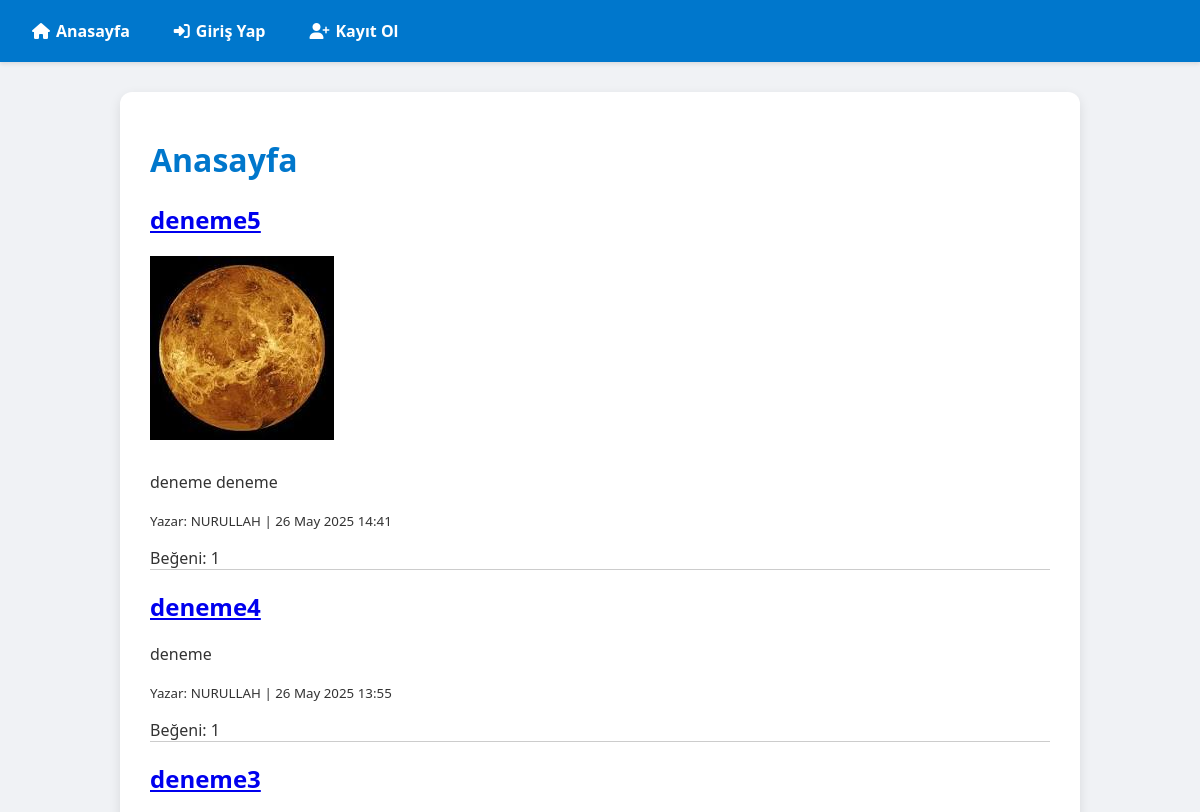
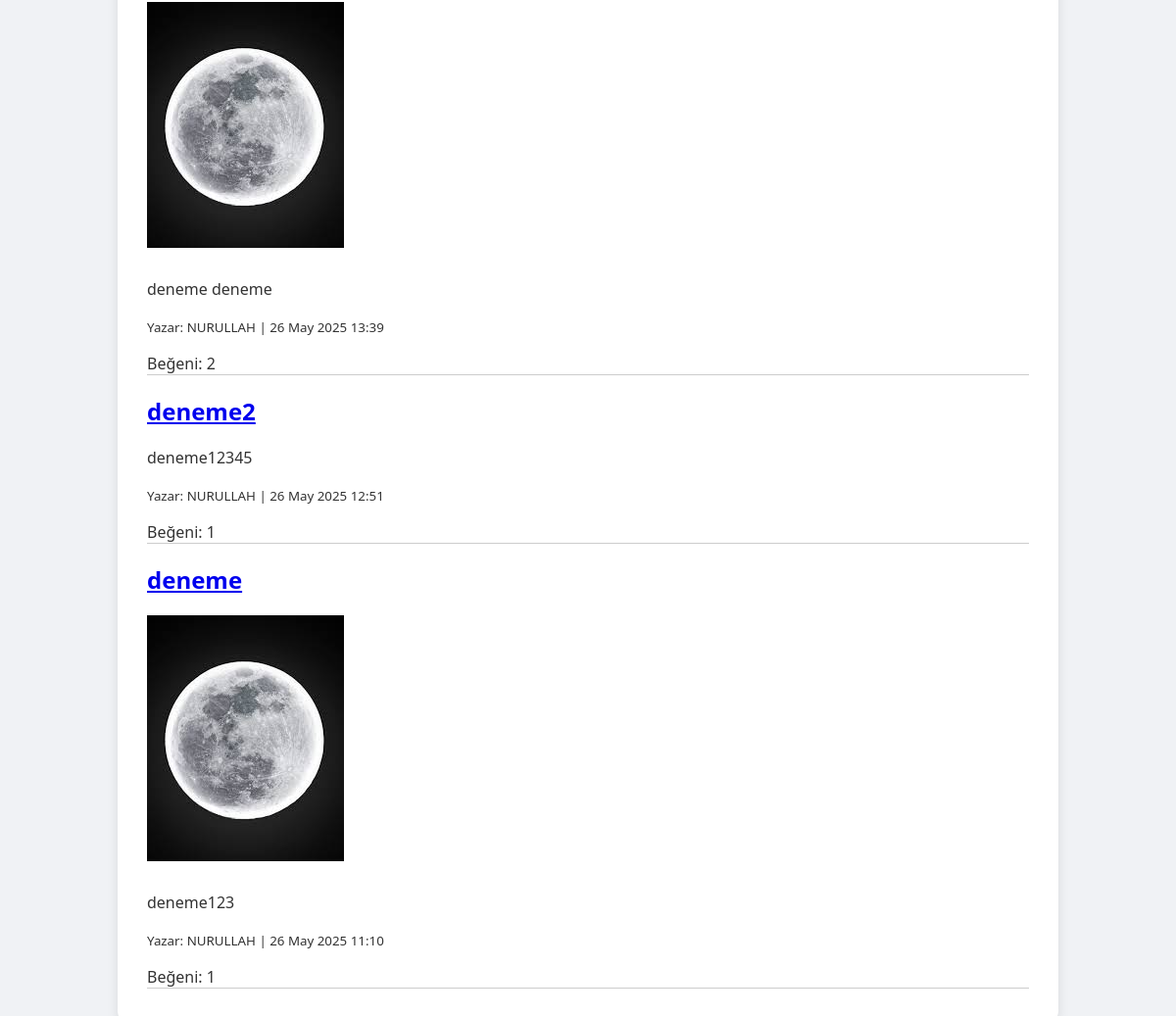
The page / on the database its author committed (2 pictures, top to bottom).
### blog/models.py (models this page shows, shortened)
class Post(models.Model):
    author = models.ForeignKey(User, on_delete=models.CASCADE, related_name='posts')
    title = models.CharField(max_length=200)
    content = models.TextField()
    image = models.ImageField(upload_to='post_images/', blank=True, null=True)
    created_at = models.DateTimeField(auto_now_add=True)

### blog/views.py (the view)
# urls.py: path('', views.home, name='home'),
def home(request):
    posts = Post.objects.all().order_by('-created_at')
    chats = ChatMessage.objects.all().order_by('-timestamp')[:20]
    if request.method == 'POST' and 'chat_submit' in request.POST:
        if request.user.is_authenticated:
            chat_form = ChatForm(request.POST)
            if chat_form.is_valid():
                chat = chat_form.save(commit=False)
                chat.user = request.user
                chat.save()
                return redirect('home')
        else:
            return redirect('login')
    else:
        chat_form = ChatForm()
    return render(request, 'blog/home.html', {'posts': posts, 'chat_form': chat_form, 'chats': chats})

### blog/templates/blog/home.html (shortened to what this page needs)
{% extends 'blog/base.html' %}
{% block content %}
    <h1>Anasayfa</h1>
    {% for post in posts %}
        <div style="border-bottom: 1px solid #ccc; margin-bottom: 10px;">
            <h2><a href="{% url 'post_detail' post.pk %}">{{ post.title }}</a></h2>
            {% if post.image %}
            <img src="{{ post.image.url }}" alt="{{ post.title }}" style="max-width: 100%; height: auto; margin-bottom: 10px;">
        {% endif %}
            <p>{{ post.content|truncatewords:20 }}</p>
            <p><small>Yazar: {{ post.author.username }} | {{ post.created_at|date:"d M Y H:i" }}</small></p>
            Beğeni: {{ post.likes.count }}
        </div>
    {% empty %}
        <p>Henüz post yok.</p>
    {% endfor %}
{% endblock %}

### blog/templates/blog/base.html (style rules this page uses)
body { font-family: 'Segoe UI', Tahoma, Geneva, Verdana, sans-serif; margin: 0; padding: 0; background-color: #f0f2f5; color: #333; transition: background-color 0.3s ease, color 0.3s ease; }
h1, h2, h3 { color: #0077cc; }

### rows shown on the page
Post: title "deneme5", image (picture), content "deneme deneme", author.username "NURULLAH", created_at "26 May 2025 14:41", likes.count "1"
Post: title "deneme4", content "deneme", author.username "NURULLAH", created_at "26 May 2025 13:55", likes.count "1"
Post: title "deneme3", image (picture), content "deneme deneme", author.username "NURULLAH", created_at "26 May 2025 13:39", likes.count "2"
Post: title "deneme2", content "deneme12345", author.username "NURULLAH", created_at "26 May 2025 12:51", likes.count "1"
Post: title "deneme", image (picture), content "deneme123", author.username "NURULLAH", created_at "26 May 2025 11:10", likes.count "1"
